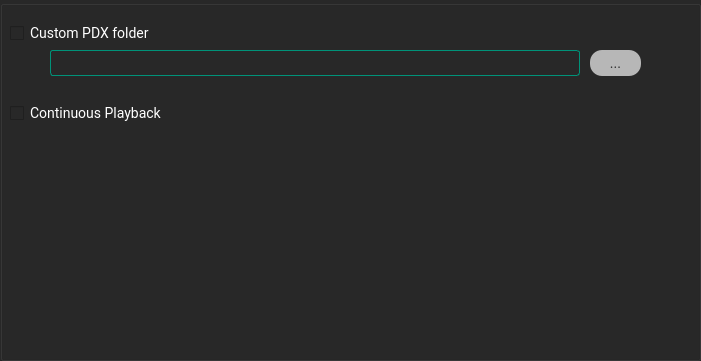
  <widget class="QGroupBox" name="groupBoxMdxmini">
   <property name="geometry">
    <rect>
     <x>170</x>
     <y>220</y>
     <width>701</width>
     <height>361</height>
    </rect>
   </property>
   <property name="styleSheet">
    <string notr="true">
                 QWidget
                 {
                 border-color:#ff2828;
                 selection-background-color: #333333/*selection*/;
                 selection-color: #ffffff/*main text*/;
                 font-family:Roboto;
                 font-size:14px;
                 background-color:#282828/*background*/;
                 color:#ffffff/*main text*/;
                 }
                 QTextEdit {
                 border: 8px solid;
                 border-color:#009379/*main*/;
                 border-radius: 3px;
                 padding: 1px 18px 1px 3px;
                 min-width: 6em;
                 }

                 QSlider::groove:horizontal {
                 background-color: #404040/*medium*/;
                 height: 4px;
                 border-radius: 4px;
                 }
                 QSlider::handle:horizontal {
                 background-color: #009379/*main*/;
                 border: 2px solid #009379/*main*/;
                 width: 11px;
                 height: 20px;
                 line-height: 20px;
                 margin-top: -5px;
                 margin-bottom: -5px;
                 border-radius: 7px;
                 }
                 QSlider::handle:horizontal:hover {
                 background-color: #00c09e/*main hover*/;
                 border: 2px solid #00c09e/*main hover*/;
                 }

                 QSlider::sub-page:horizontal {
                 background-color:#009379/*main*/;
                 }
                 QComboBox {
                 border: 1px solid;
                 border-color: #009379/*main*/;
                 border-radius: 3px;
                 padding: 1px 18px 1px 3px;
                 }

                 QComboBox:!editable, QComboBox::drop-down:editable {
                 background: ;
                 }

                 /* QComboBox gets the &quot;on&quot; state when the popup is open */
                 QComboBox:!editable:on, QComboBox::drop-down:editable:on {
                 background: #333333/*selection*/
                 }

                 QComboBox:on { /* shift the text when the popup opens */
                 padding-top: 3px;
                 padding-left: 4px;
                 }

                 QComboBox::drop-down {
                 subcontrol-origin: padding;
                 subcontrol-position: top right;
                 width: 15px;

                 border-left-width: 1px;
                 border-left-color: #009379/*main*/;
                 border-left-style: solid; /* just a single line */
                 border-top-right-radius: 3px; /* same radius as the QComboBox */
                 border-bottom-right-radius: 3px;
                 }
                 QComboBox QAbstractItemView {
                 border: 1px solid;
                 border-color: #009379/*main*/;
                 background-color:#282828/*background*/;
                 outline:none;
                 }
                 QComboBox::down-arrow {
                 image: url(/usr/share/icons/crystalsvg/16x16/actions/1downarrow.png);
                 }

                 QComboBox::down-arrow:on { /* shift the arrow when popup is open */
                 top: 1px;
                 left: 1px;
                 }

                 QLineEdit {
                 border: 1px solid;
                 border-color:#009379/*main*/;
                 border-radius: 3px;
                 padding: 1px 18px 1px 3px;
                 min-width: 6em;
                 }
                 QLineEdit:disabled{
                 border-color:#404040/*medium*/;
                 }
                 QWidget:disabled
                 {
                 color:#404040/*medium*/;

                 }

                 QSlider::handle:disabled {
                 background-color: #404040/*medium*/;
                 border: 2px solid #404040/*medium*/;
                 }
                 QSlider::sub-page:horizontal:disabled {
                 background-color:#404040/*medium*/;
                 }
                 QComboBox:disabled {
                 border: 1px solid #404040/*medium*/;

                 }
                 QComboBox::drop-down:disabled {

                 border-left-color: #404040/*medium*/;

                 }
                 QPushButton
                 {
                 font-family:roboto;
                 background-color: #b7b7b7/*button*/;
                 border-radius: 12px;
                 padding:4px;
                 font-size:14px;
                 color:#282828/*background*/;
                 }
                 QPushButton:hover
                 {
                 background-color: #ffffff/*button hover*/;
                 }
             </string>
   </property>
   <property name="title">
    <string/>
   </property>
   <property name="flat">
    <bool>true</bool>
   </property>
   <widget class="QCheckBox" name="checkBoxMdxminiCustomPdxDir">
    <property name="geometry">
     <rect>
      <x>10</x>
      <y>20</y>
      <width>250</width>
      <height>26</height>
     </rect>
    </property>
    <property name="toolTip">
     <string>Additional folder where to look up for PDX files</string>
    </property>
    <property name="text">
     <string>Custom PDX folder</string>
    </property>
    <property name="iconSize">
     <size>
      <width>40</width>
      <height>40</height>
     </size>
    </property>
   </widget>
   <widget class="QLineEdit" name="lineEditMdxminiCustomPdxDirPath">
    <property name="geometry">
     <rect>
      <x>50</x>
      <y>50</y>
      <width>530</width>
      <height>26</height>
     </rect>
    </property>
    <property name="readOnly">
     <bool>true</bool>
    </property>
    <property name="cursorMoveStyle">
     <enum>Qt::CursorMoveStyle::LogicalMoveStyle</enum>
    </property>
    <property name="clearButtonEnabled">
     <bool>false</bool>
    </property>
   </widget>
   <widget class="QPushButton" name="buttonMdxminiCustomPdxDirBrowse">
    <property name="geometry">
     <rect>
      <x>590</x>
      <y>50</y>
      <width>51</width>
      <height>26</height>
     </rect>
    </property>
    <property name="styleSheet">
     <string notr="true"/>
    </property>
    <property name="text">
     <string>...</string>
    </property>
   </widget>
   <widget class="QCheckBox" name="checkBoxMdxminiContinuousPlayback">
    <property name="geometry">
     <rect>
      <x>10</x>
      <y>100</y>
      <width>200</width>
      <height>26</height>
     </rect>
    </property>
    <property name="text">
     <string>Continuous Playback</string>
    </property>
    <property name="iconSize">
     <size>
      <width>40</width>
      <height>40</height>
     </size>
    </property>
   </widget>
  </widget>
